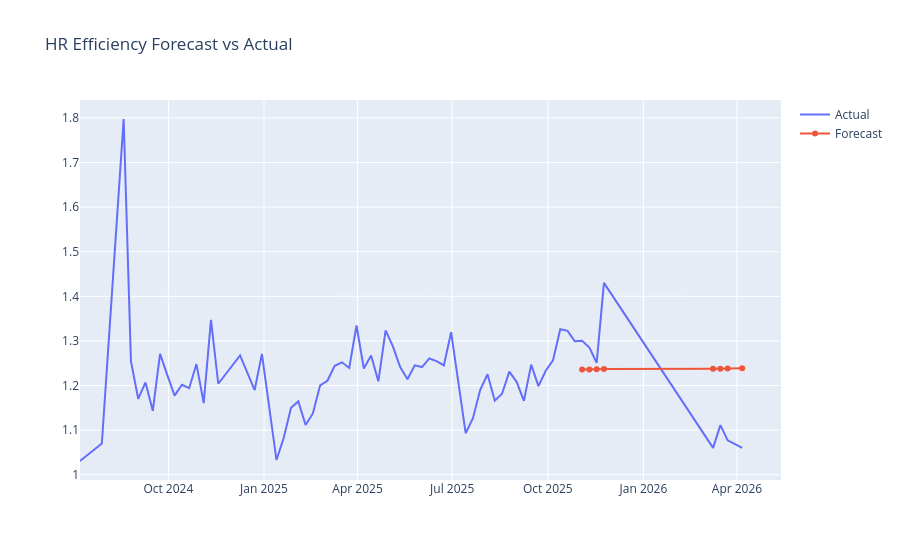

Write notebook code for a chart like this one.
### Markdown cell above
## Model 3 — HR Efficiency Trend Forecasting (Holt-Winters Exponential Smoothing)
Modelling the temporal trend of cardiovascular fitness using HR efficiency on easy runs.
Holt-Winters chosen over LSTM due to dataset size (60 weekly observations) — 
exponential smoothing with trend component is more statistically appropriate 
than a neural net for short univariate time series.
Note: LSTM architecture was prototyped but requires more data to generalise reliably.

### Code cell
import pandas as pd
import numpy as np
import plotly.express as px
from statsmodels.tsa.holtwinters import ExponentialSmoothing

# Load data fresh
df = pd.read_csv("../data/processed/activities_final.csv", parse_dates=["date"])
df["date"] = pd.to_datetime(df["date"], utc=True).dt.tz_localize(None)

# Easy runs
df_easy = df[
    (df["avg_hr"].notna()) & 
    (df["avg_hr"] < 155)
].copy()

df_easy["speed_m_per_min"] = (df_easy["distance_km"] * 1000) / (df_easy["duration_sec"] / 60)
df_easy["hr_efficiency"] = df_easy["speed_m_per_min"] / df_easy["avg_hr"]
df_easy = df_easy[df_easy["hr_efficiency"] < 1.8].copy()
df_easy = df_easy.sort_values("date").reset_index(drop=True)

# Weekly aggregation
df_easy["week"] = pd.to_datetime(df_easy["date"]).dt.to_period("W").dt.start_time
weekly = df_easy.groupby("week")["hr_efficiency"].mean().reset_index()
weekly.columns = ["week", "hr_efficiency"]
weekly = weekly.dropna().reset_index(drop=True)

print(f"Weekly data points: {len(weekly)}")

# Train/test split — last 8 weeks as test
train = weekly["hr_efficiency"][:-8]
test = weekly["hr_efficiency"][-8:]

# Fit Holt-Winters
model_hw = ExponentialSmoothing(
    train,
    trend="add",
    seasonal=None,
    initialization_method="estimated"
).fit()

# Forecast
forecast = model_hw.forecast(8)

mae = np.mean(np.abs(forecast.values - test.values))
print(f"MAE: {mae:.4f} m/min/bpm")

import plotly.graph_objects as go

fig = go.Figure()
fig.add_trace(go.Scatter(x=weekly["week"].astype(str), y=weekly["hr_efficiency"], name="Actual"))
fig.add_trace(go.Scatter(x=weekly["week"].iloc[-8:].astype(str), y=forecast.values, name="Forecast"))
fig.update_layout(title="HR Efficiency Forecast vs Actual")
fig.show()

### Figure 1 — Plotly figure (JSON) as saved in the notebook; plotly's stock layout.template omitted (floating-point values rounded to 4 significant figures)
{"data": [{"name": "Actual", "type": "scatter", "x": ["2024-07-08", "2024-07-29", "2024-08-19", "2024-08-26", "2024-09-02", "2024-09-09", "2024-09-16", "2024-09-23", "2024-09-30", "2024-10-07", "2024-10-14", "2024-10-21", "2024-10-28", "2024-11-04", "2024-11-11", "2024-11-18", "2024-12-09", "2024-12-23", "2024-12-30", "2025-01-13", "2025-01-20", "2025-01-27", "2025-02-03", "2025-02-10", "2025-02-17", "2025-02-24", "2025-03-03", "2025-03-10", "2025-03-17", "2025-03-24", "2025-03-31", "2025-04-07", "2025-04-14", "2025-04-21", "2025-04-28", "2025-05-05", "2025-05-12", "2025-05-19", "2025-05-26", "2025-06-02", "2025-06-09", "2025-06-16", "2025-06-23", "2025-06-30", "2025-07-14", "2025-07-21", "2025-07-28", "2025-08-04", "2025-08-11", "2025-08-18", "2025-08-25", "2025-09-01", "2025-09-08", "2025-09-15", "2025-09-22", "2025-09-29", "2025-10-06", "2025-10-13", "2025-10-20", "2025-10-27", "2025-11-03", "2025-11-10", "2025-11-17", "2025-11-24", "2026-03-09", "2026-03-16", "2026-03-23", "2026-04-06"], "y": [1.031, 1.07, 1.797, 1.254, 1.17, 1.207, 1.143, 1.271, 1.223, 1.177, 1.202, 1.194, 1.248, 1.161, 1.347, 1.204, 1.268, 1.19, 1.271, 1.033, 1.083, 1.15, 1.164, 1.112, 1.137, 1.2, 1.211, 1.244, 1.252, 1.239, 1.335, 1.238, 1.267, 1.21, 1.324, 1.288, 1.241, 1.214, 1.245, 1.241, 1.261, 1.255, 1.245, 1.32, 1.093, 1.127, 1.191, 1.225, 1.166, 1.181, 1.231, 1.208, 1.166, 1.247, 1.199, 1.233, 1.257, 1.326, 1.322, 1.299, 1.3, 1.285, 1.251, 1.43, 1.06, 1.111, 1.077, 1.06]}, {"name": "Forecast", "type": "scatter", "x": ["2025-11-03", "2025-11-10", "2025-11-17", "2025-11-24", "2026-03-09", "2026-03-16", "2026-03-23", "2026-04-06"], "y": [1.236, 1.236, 1.237, 1.237, 1.237, 1.238, 1.238, 1.239]}], "layout": {"title": {"text": "HR Efficiency Forecast vs Actual"}}}
